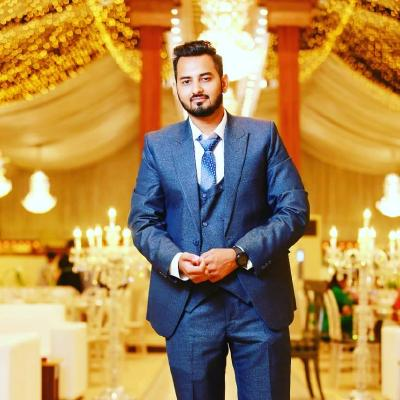
#> input picture 90636361.jfif, 400 x 400 px, found by its file name
$ python object_detection.py
#> lines starting #> are read from the running program, lines starting #| are printed output that depends on the picture
import cv2

image=cv2.imread("C:/Users/Ntech/PycharmProjects/object_detection/90636361.jfif")
#> image is the input picture: shape (400, 400, 3); mean B, G, R 81.6, 138.5, 173.6
image

while True:
    cv2.imshow("image",image)

    text="This is me"
    cv2.putText(image,text,(40,50),cv2.FONT_HERSHEY_SCRIPT_COMPLEX,2,(255,0,0),1)

    cv2.rectangle(image,(50,50),(500,500),(0,0,255),2)
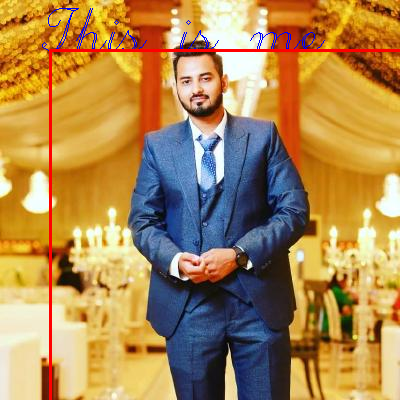
#> image: shape (400, 400, 3); mean B, G, R 81.7, 136.1, 173.5
    cv2.imwrite("output_image.jpg",image)


    key=cv2.waitKey(1)
#> (key q is pressed here)
    if key==ord('q'):
        break

$ run again, with people.jpg saved as 90636361.jfif
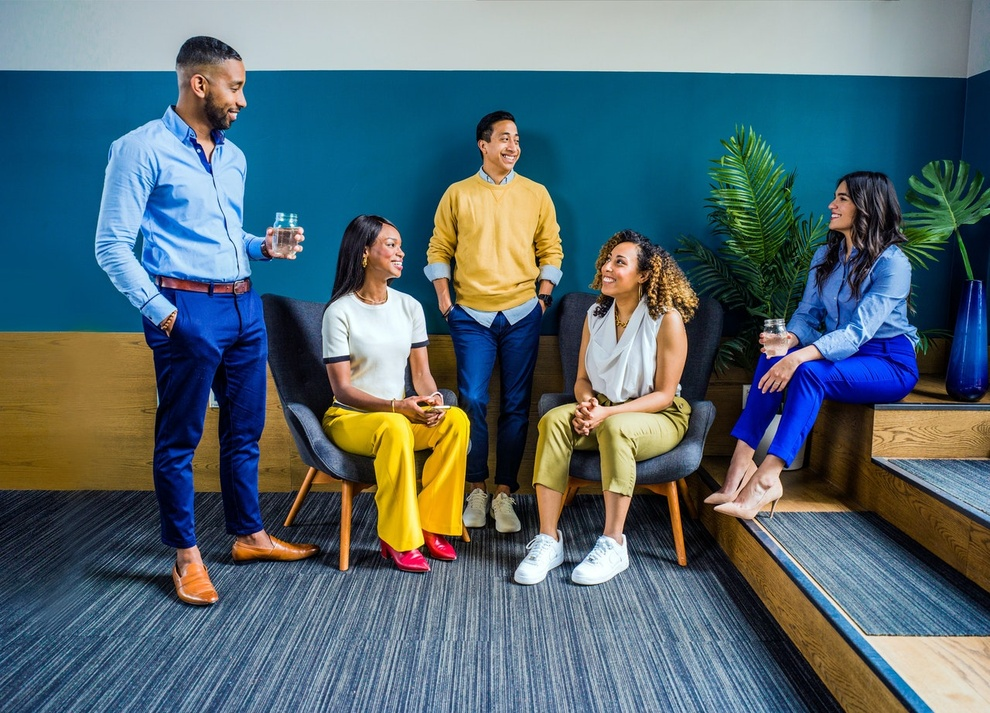
#> input picture people.jpg, 990 x 713 px, shrunk from 1280 x 921 before the run, found by its file name
#> image is the input picture: shape (713, 990, 3); mean B, G, R 113.5, 105.5, 84.7
#> `cv2.rectangle(image,(50,50),(500,500),(0,0,255),2)`:
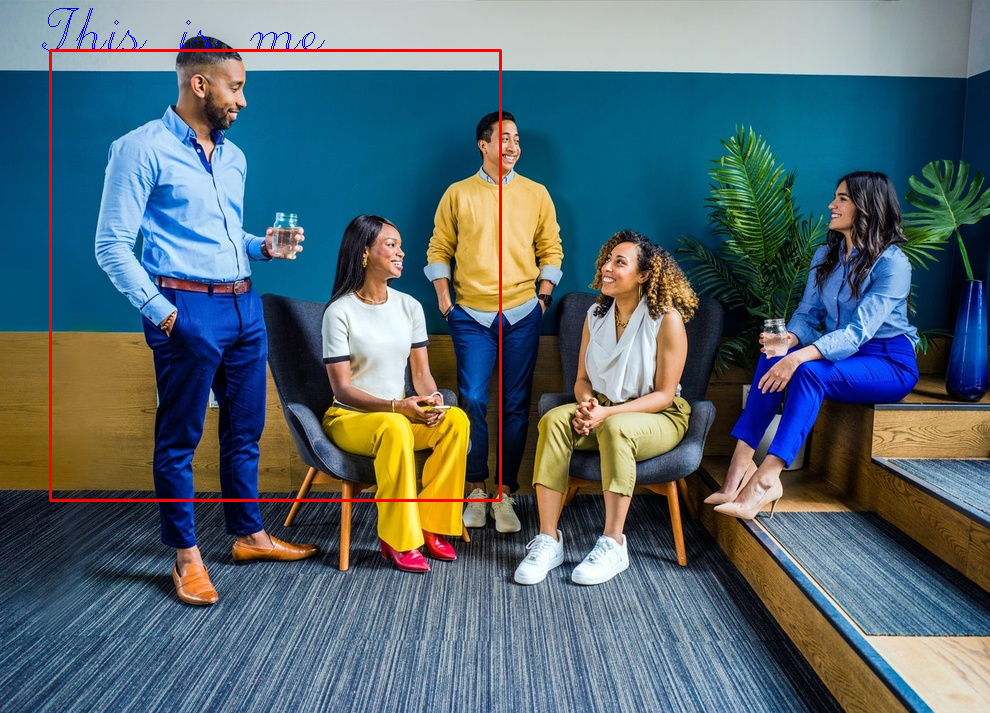
#> image: shape (713, 990, 3); mean B, G, R 112.8, 104.5, 85.7
